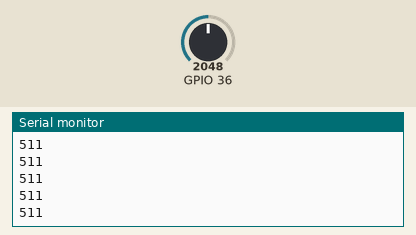
This sketch was run on a simulated ESP32. On the bench: the last lines printed to the serial monitor. The test bench sets the inputs (shaded band); at power-on: GPIO 36 = 2048.

Above: at 1.2 s.
1.3 s: GPIO 36 set to 2866
At 1.8 s:
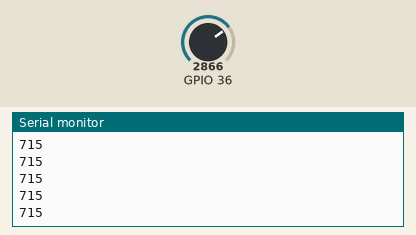
2.8 s: GPIO 36 set to 3603
At 3.6 s:
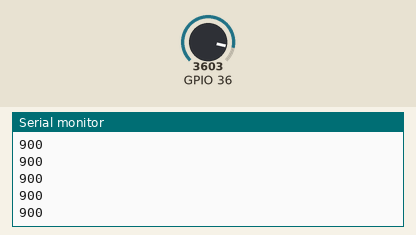
Timing chart, 0 to 5.8 s (numbered marks = the images above; inputs shaded):
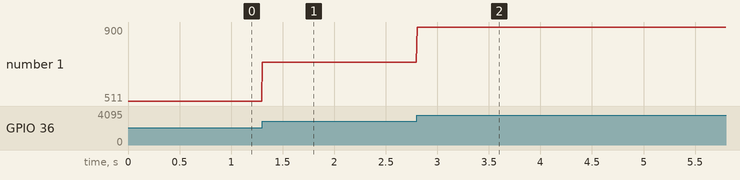

Measured:
- after the input at 1.3 s, the serial monitor: prints a new line at once (image 1)
- after the input at 2.8 s, the serial monitor: prints a new line at once (image 2)
- plotted number 1: 511 → 715 after the input at 1.3 s, 715 → 900 after the input at 2.8 s

The sketch:

basic-analog-out-ESP32.ino
```cpp
// basic-analog-out
// this reads a value from pin A0 and outputs it to the serial port, repeatedly
// author: Rolf Widenfelt 2023

// note: the baud rate set with Serial.begin should match the value in the receiving code

// recent changes (as of Mar 9 2026)
// - changed speed to 9600 (was 115200)
// - changed delay to 5 ms (was 200 ms)
// - ESP32 range is 0-4095 so we use "map" to bring it back to 0-1023
// - seems to work!

// recommended circuit:
// you can wire up any kind of sensor to the Arduino pin A0 that you like.
// a simple thing to do is to connect a potentiometer where the "slider" pin
// is attached to A0, while the outer pins of the "pot" are attached to +5V and GND.

void setup() {
  Serial.begin(9600);
}

void loop() {
  int analogValue = analogRead(A0);
  analogValue = map(analogValue, 0, 4095, 0, 1023); // reduce range! (ESP32 range is 0-4095)
  Serial.println(analogValue);

  delay(5);
}
```
